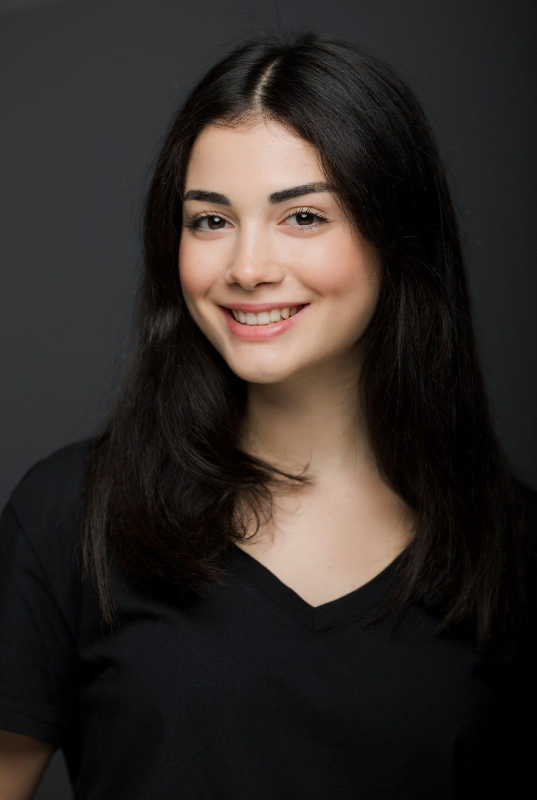
#> input picture opencv.jpg, 1074 x 1600 px, given in place of the camera (shown at 1/2 size)
$ python Video_Capture_functionalities.py
#> lines starting #> are read from the running program, lines starting #| are printed output that depends on the picture
# Capture the video from webcam
import cv2
import numpy as np

cap = cv2.VideoCapture(0)    # 0 -webcam, 1,2: others camera , 'video.mp4' can pass here any video file

# print("for width===",cap.get(cv2.CAP_PROP_FRAME_WIDTH))
# print("for height==",cap.get(cv2.CAP_PROP_FRAME_HEIGHT))

# we can also set the "width, height" of webcam , also brightness
# cap.set(3, 640)    # 3 -width  , 640 px width
# cap.set(4, 480)    # 4 -height , 480 px height
# cap.set(10, 100)   # 10 -default code for brightness , 100 value for brightness

# cv2.namedWindow("LIve_Recording",cv2.WINDOW_NORMAL)    # name the window
# cv2.resizeWindow("Live",(600,400))    # Resize the window

while True:
    ret, frame = cap.read()    # ret - True:to tell capture actually work properly, frame - numpy array image
#> frame is the input picture: shape (1600, 1074, 3); mean B, G, R 39.3, 42.4, 48.7
    cv2.imshow('frame', frame)
    if cv2.waitKey(1) == ord('q'):      # when we press 'q' it will break loop/ stop it.
#> (key q is pressed here)
        break


# now instead of displaying frame, turn this frame into 4 separate images, put all together in quadrant
while True:
    ret, frame = cap.read()    # ret - True:to tell capture actually work properly, frame - numpy array image

    # now instead of displaying frame, turn this frame into 4 separate images, put all together in quadrant
    width = int(cap.get(3))    # 3 - default value for 'width' of frame
    height = int(cap.get(4))   # 4 - height of frame
    # 1st create blank canvas / numpy array, where we put images into this, it should have (shape, type of array)
    image = np.zeros(frame.shape, np.uint8)
    smaller_frame = cv2.resize(frame, (0,0), fx=0.5, fy=0.5)  # now shrink 'frame' half of x,y (width,height)
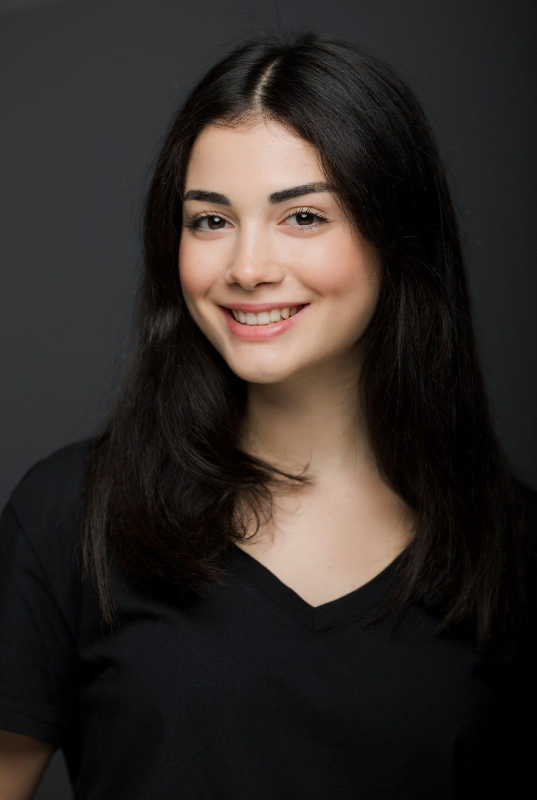
#> smaller_frame: shape (800, 537, 3); mean B, G, R 39.4, 42.5, 48.8
    # now put smaller_frame into blank 'image'
    image[:height//2, :width//2] = smaller_frame     # top left starts from 0:
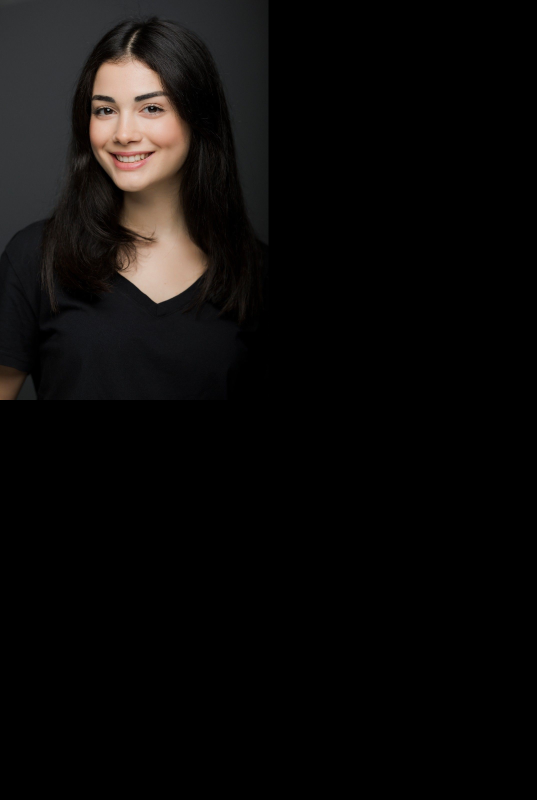
#> image: shape (1600, 1074, 3) (shown at 1/2 size); mean B, G, R 9.9, 10.6, 12.2
    image[height//2 :, :width//2] = smaller_frame    # below it left side
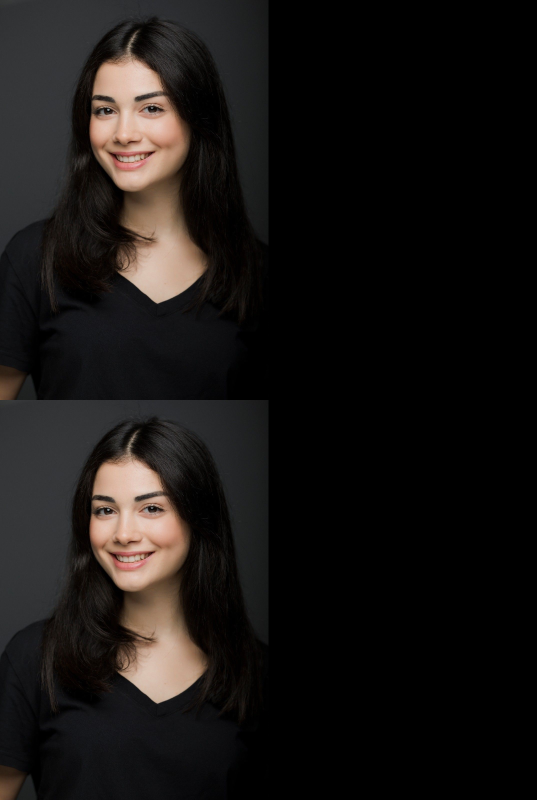
#> image: shape (1600, 1074, 3) (shown at 1/2 size); mean B, G, R 19.7, 21.3, 24.4
    image[:height//2, width//2 :] = smaller_frame    # top right
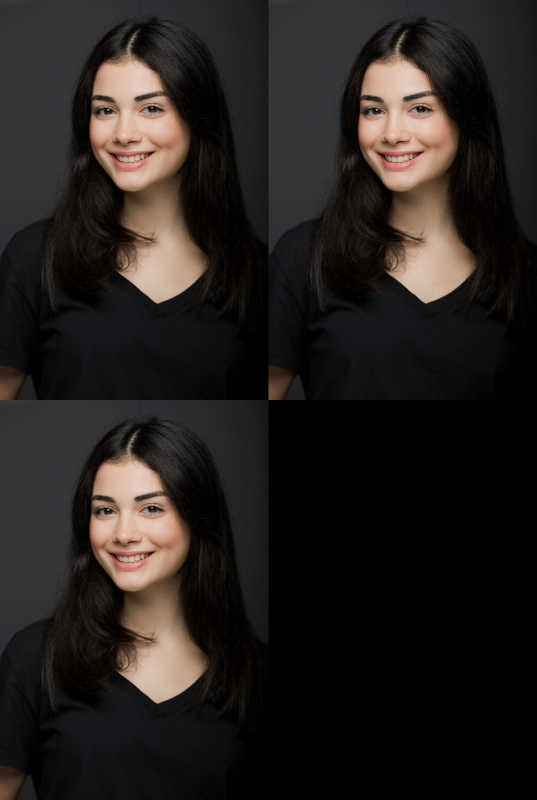
#> image: shape (1600, 1074, 3) (shown at 1/2 size); mean B, G, R 29.6, 31.9, 36.6
    image[height//2 :, width//2 :] = smaller_frame   # below right
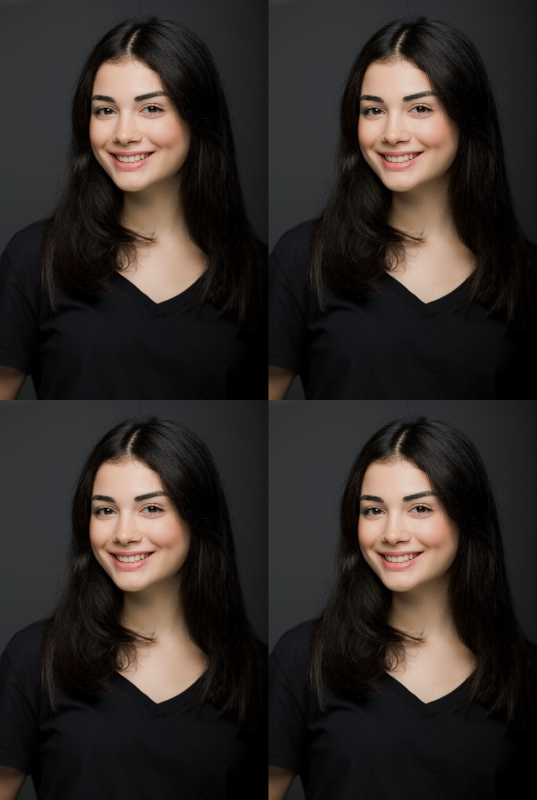
#> image: shape (1600, 1074, 3) (shown at 1/2 size); mean B, G, R 39.4, 42.5, 48.8

    cv2.imshow('frame', image)
    if cv2.waitKey(1) == ord('q'):      # when we press 'q' it will break loop/ stop it.
#> (key q is pressed here)
        break

# --------------------------------------------------------------------------------------------
# rescale the frame
def rescaleFrame(frame, scale=0.75):
#> called with scale = 0.2
    width = int(frame.shape[1] * scale)
#> width = 214
    height = int(frame.shape[0] * scale)
#> height = 320
    dimensions = (width, height)
#> dimensions = (214, 320)
    return cv2.resize(frame, dimensions, interpolation=cv2.INTER_AREA)

cap = cv2.VideoCapture(0)

while True:
    _, frame = cap.read()
    frame_resized = rescaleFrame(frame, scale=0.20)
    cv2.imshow('Original', frame)
    cv2.imshow('resized', frame_resized)
    if cv2.waitKey(1) == 27 :
#> (key q is pressed here)
        break

#> (the run stopped early here; a loop or call above may not have finished)
